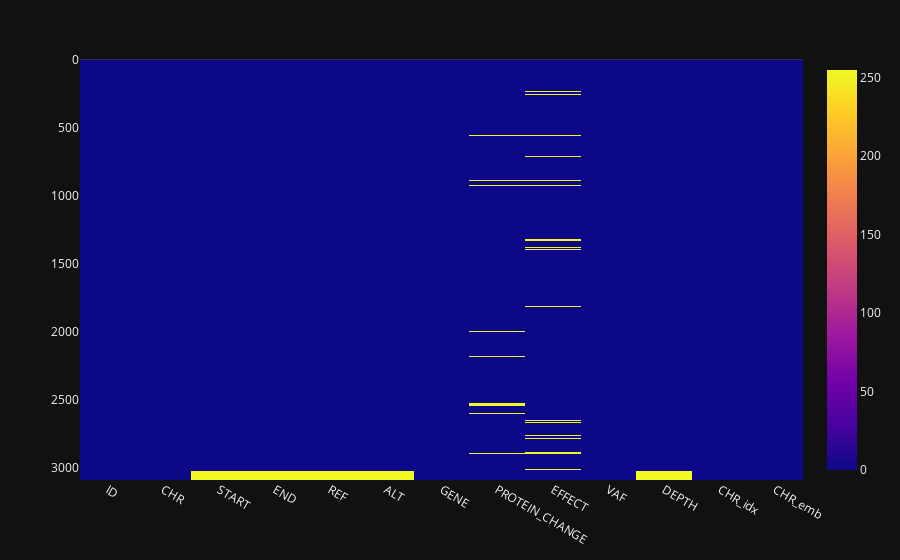

The notebook cell this image was saved under:
### Code cell
maf_eval.isna().plot(kind="imshow")

### Figure 1 — Plotly figure (JSON) as saved in the notebook; plotly's stock layout.template omitted (floating-point values rounded to 4 significant figures; data arrays with more than 128 entries replaced by an {"elided": "..."} marker saying what was removed)
{"data": [{"coloraxis": "coloraxis", "name": "0", "x": ["ID", "CHR", "START", "END", "REF", "ALT", "GENE", "PROTEIN_CHANGE", "EFFECT", "VAF", "DEPTH", "CHR_idx", "CHR_emb"], "y": {"elided": "3089 int values"}, "z": {"elided": "3089x13 int values"}, "type": "heatmap", "xaxis": "x", "yaxis": "y", "hovertemplate": "x: %{x}<br>y: %{y}<br>color: %{z}<extra></extra>"}], "layout": {"xaxis": {"anchor": "y", "domain": [0.0, 1.0], "scaleanchor": "y", "constrain": "domain"}, "yaxis": {"anchor": "x", "domain": [0.0, 1.0], "autorange": "reversed", "constrain": "domain"}, "coloraxis": {"colorscale": [[0.0, "#0d0887"], [0.1111, "#46039f"], [0.2222, "#7201a8"], [0.3333, "#9c179e"], [0.4444, "#bd3786"], [0.5556, "#d8576b"], [0.6667, "#ed7953"], [0.7778, "#fb9f3a"], [0.8889, "#fdca26"], [1.0, "#f0f921"]]}, "margin": {"t": 60}}}
